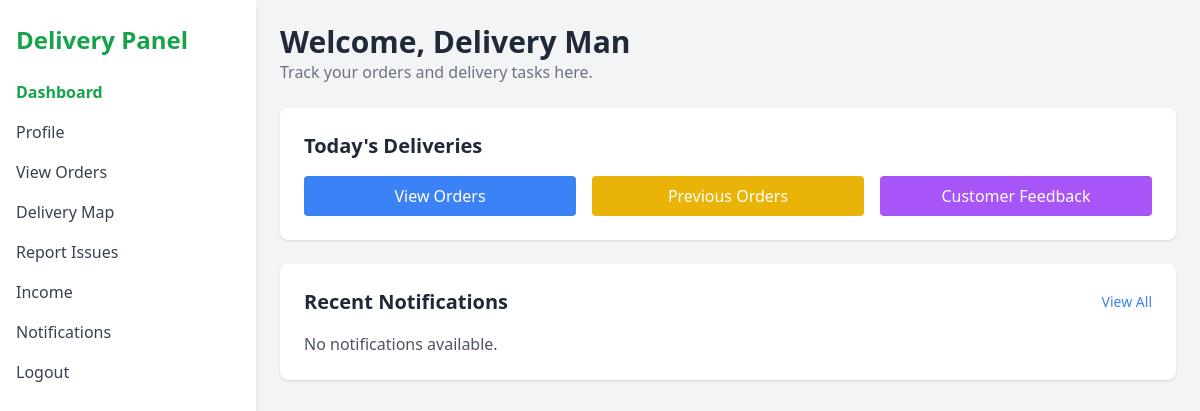
Before: /delivery-dashboard (signed in) with the older database file.
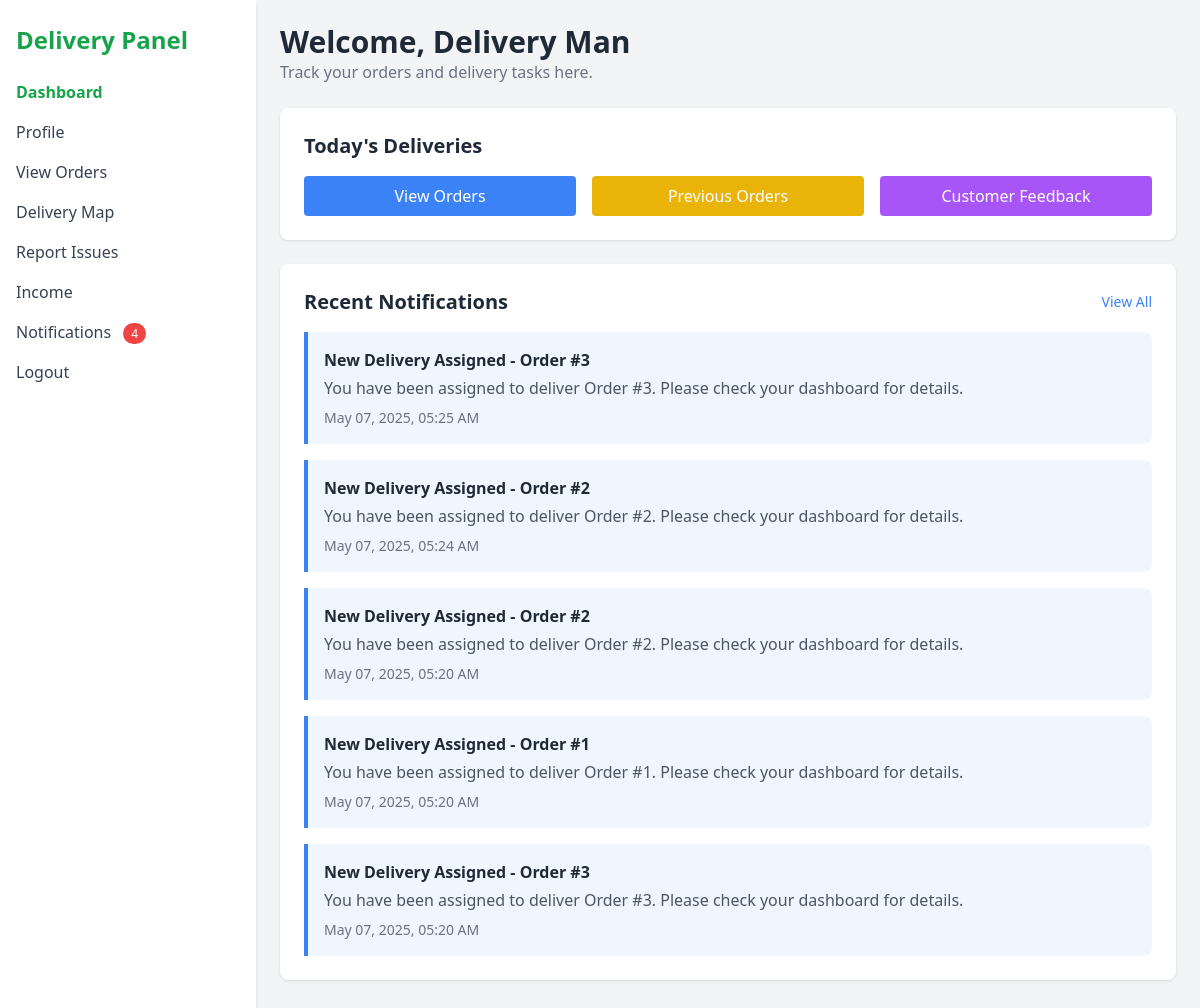
After: the same page with the newer database file.
### models.py (models this page shows, shortened)
class User(db.Model):
    id = db.Column(db.Integer, primary_key=True)
    email = db.Column(db.String(100), unique=True, nullable=False)
    name = db.Column(db.String(100), nullable=False)
    password = db.Column(db.String(200), nullable=False)
    role = db.Column(db.String(50), nullable=False)  # admin, manager, farmer, delivery_man, customer
    phone = db.Column(db.String(20))
    address = db.Column(db.Text)
    blood_group = db.Column(db.String(5))
    image = db.Column(db.String(200))

class Notification(db.Model):
    id = db.Column(db.Integer, primary_key=True)
    title = db.Column(db.String(100), nullable=False)
    message = db.Column(db.Text, nullable=False)
    category = db.Column(db.String(50), nullable=False)  # 'count_update', 'health_check', 'system', etc.
    priority = db.Column(db.String(20), default='normal')  # 'low', 'normal', 'high', 'urgent'
    created_by = db.Column(db.Integer, db.ForeignKey('user.id'), nullable=False)
    created_at = db.Column(db.DateTime, default=datetime.utcnow)
    is_read = db.Column(db.Boolean, default=False)
    related_batch = db.Column(db.String(100), nullable=True)  # Optional reference to a batch
    for_user = db.Column(db.Integer, db.ForeignKey('user.id'), nullable=True)  # If notification is for a specific user
    for_role = db.Column(db.String(100), nullable=True)  # If notification is for users with specific roles
    creator = db.relationship('User', foreign_keys=[created_by], backref='notifications_created')
    target_user = db.relationship('User', foreign_keys=[for_user], backref='personal_notifications')

### app.py (the view)
@app.route('/delivery-dashboard')
def delivery_dashboard():
    user_id = session.get('user_id')
    user = db.session.get(User, user_id)
    if not user or user.role != 'delivery_man':
        return redirect(url_for('login'))
    today = datetime.now().date()
    recent_notifications = Notification.query.filter(
        db.or_(
            Notification.for_user == user_id,
            Notification.for_role.like("%delivery_man%")
        )
    ).order_by(Notification.created_at.desc()).limit(5).all()
    unread_count = Notification.query.filter(
        db.and_(
            Notification.is_read == False,
            db.or_(
                Notification.for_user == user_id,
                Notification.for_role.like("%delivery_man%")
            )
        )
    ).count()
    return render_template('delivery_man_dashboard.html',
                           user=user,
                           today_deliveries=3,  # Replace with real logic
                           pending_deliveries=2,
                           completed_deliveries=1,
                           recent_notifications=recent_notifications,
                           unread_count=unread_count)

### templates/delivery_man_dashboard.html (shortened to what this page needs)
<!DOCTYPE html>
<html lang="en">
<head>
  <script src="https://cdn.tailwindcss.com"></script>
</head>
<body class="bg-gray-100 min-h-screen">
  <div class="flex h-screen">
<aside class="w-64 bg-white shadow-md px-4 py-6">
  <h1 class="text-2xl font-bold text-green-600 mb-6">Delivery Panel</h1>
  <nav class="space-y-4">
    <a href="{{ url_for('delivery_dashboard') }}" class="block text-green-600 font-semibold">Dashboard</a>
    <a href="{{ url_for('profile_management') }}" class="block text-gray-700 hover:text-green-500">Profile</a>
    <a href="{{ url_for('assigned_orders') }}" class="block text-gray-700 hover:text-green-500">View Orders</a>
    <a href="{{ url_for('delivery_map') }}" class="block text-gray-700 hover:text-green-500">Delivery Map</a>
    <a href="{{ url_for('report_issues') }}" class="block text-gray-700 hover:text-green-500">Report Issues</a>
    <a href="{{ url_for('delivery_income') }}" class="block text-gray-700 hover:text-green-500">Income</a>
    <a href="{{ url_for('notifications') }}" class="block text-gray-700 hover:text-green-500">
      Notifications
      {% if unread_count > 0 %}
        <span class="ml-2 bg-red-500 text-white text-xs rounded-full px-2 py-0.5">{{ unread_count }}</span>
      {% endif %}
    </a>
    <a href="{{ url_for('logout') }}" class="block text-gray-700 hover:text-red-500">Logout</a>
  </nav>
</aside>
    <main class="flex-1 p-6 overflow-y-auto">
      <header class="mb-6">
        <h2 class="text-3xl font-semibold text-gray-800">Welcome, {{ user.name }}</h2>
        <p class="text-gray-500">Track your orders and delivery tasks here.</p>
      </header>
      <section class="bg-white p-6 rounded-lg shadow mb-6">
        <h3 class="text-xl font-bold text-gray-800 mb-4">Today's Deliveries</h3>
        <div class="grid grid-cols-1 md:grid-cols-3 gap-4">
          <a href="{{ url_for('assigned_orders') }}" class="bg-blue-500 text-white px-4 py-2 rounded hover:bg-blue-600 text-center">View Orders</a>
          <a href="#" class="bg-yellow-500 text-white px-4 py-2 rounded hover:bg-yellow-600 text-center">Previous Orders</a>
          <a href="#" class="bg-purple-500 text-white px-4 py-2 rounded hover:bg-purple-600 text-center">Customer Feedback</a>
        </div>
      </section>
      <section class="bg-white p-6 rounded-lg shadow mb-6">
        <div class="flex justify-between items-center mb-4">
          <h3 class="text-xl font-bold text-gray-800">Recent Notifications</h3>
          <a href="{{ url_for('notifications') }}" class="text-blue-500 hover:text-blue-700 text-sm">
            View All
          </a>
        </div>
        <div class="space-y-4">
          {% for notification in recent_notifications %}
            <div class="border-l-4 {% if notification.priority == 'urgent' %}border-red-500 bg-red-50{% elif notification.priority == 'high' %}border-yellow-500 bg-yellow-50{% else %}border-blue-500 bg-blue-50{% endif %} p-4 rounded-r-lg">
              <h4 class="font-semibold text-gray-800">{{ notification.title }}</h4>
              <p class="text-gray-600 mt-1">{{ notification.message }}</p>
              <p class="text-sm text-gray-500 mt-2">{{ notification.created_at.strftime('%b %d, %Y, %I:%M %p') }}</p>
            </div>
          {% else %}
            <p class="text-gray-600">No notifications available.</p>
          {% endfor %}
        </div>
      </section>
    </main>
  </div>
</body>
</html>

Changed rows visible on the page:
added Notification: title "New Delivery Assigned - Order #3", message "You have been assigned to deliver Order #3. Please check your dashboard for details.", created_at "May 07, 2025, 05:25 AM"
added Notification: title "New Delivery Assigned - Order #2", message "You have been assigned to deliver Order #2. Please check your dashboard for details.", created_at "May 07, 2025, 05:24 AM"
added Notification: title "New Delivery Assigned - Order #2", message "You have been assigned to deliver Order #2. Please check your dashboard for details.", created_at "May 07, 2025, 05:20 AM"
added Notification: title "New Delivery Assigned - Order #1", message "You have been assigned to deliver Order #1. Please check your dashboard for details.", created_at "May 07, 2025, 05:20 AM"
added Notification: title "New Delivery Assigned - Order #3", message "You have been assigned to deliver Order #3. Please check your dashboard for details.", created_at "May 07, 2025, 05:20 AM"
Other visible differences:
{{ unread_count }}: (not shown) → "4"
text no longer shown: "No notifications available."
